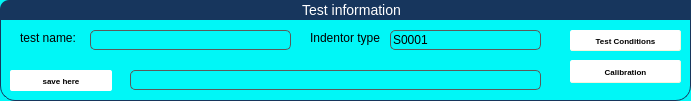
    <widget class="QGroupBox" name="test_information_groupbox">
     <property name="geometry">
      <rect>
       <x>20</x>
       <y>10</y>
       <width>691</width>
       <height>101</height>
      </rect>
     </property>
     <property name="palette">
      <palette>
       <active>
        <colorrole role="WindowText">
         <brush brushstyle="SolidPattern">
          <color alpha="255">
           <red>0</red>
           <green>0</green>
           <blue>0</blue>
          </color>
         </brush>
        </colorrole>
        <colorrole role="Button">
         <brush brushstyle="SolidPattern">
          <color alpha="255">
           <red>0</red>
           <green>247</green>
           <blue>247</blue>
          </color>
         </brush>
        </colorrole>
        <colorrole role="Light">
         <brush brushstyle="SolidPattern">
          <color alpha="255">
           <red>115</red>
           <green>255</green>
           <blue>255</blue>
          </color>
         </brush>
        </colorrole>
        <colorrole role="Midlight">
         <brush brushstyle="SolidPattern">
          <color alpha="255">
           <red>57</red>
           <green>251</green>
           <blue>251</blue>
          </color>
         </brush>
        </colorrole>
        <colorrole role="Dark">
         <brush brushstyle="SolidPattern">
          <color alpha="255">
           <red>0</red>
           <green>123</green>
           <blue>123</blue>
          </color>
         </brush>
        </colorrole>
        <colorrole role="Mid">
         <brush brushstyle="SolidPattern">
          <color alpha="255">
           <red>0</red>
           <green>165</green>
           <blue>165</blue>
          </color>
         </brush>
        </colorrole>
        <colorrole role="Text">
         <brush brushstyle="SolidPattern">
          <color alpha="255">
           <red>0</red>
           <green>0</green>
           <blue>0</blue>
          </color>
         </brush>
        </colorrole>
        <colorrole role="BrightText">
         <brush brushstyle="SolidPattern">
          <color alpha="255">
           <red>255</red>
           <green>255</green>
           <blue>255</blue>
          </color>
         </brush>
        </colorrole>
        <colorrole role="ButtonText">
         <brush brushstyle="SolidPattern">
          <color alpha="255">
           <red>0</red>
           <green>0</green>
           <blue>0</blue>
          </color>
         </brush>
        </colorrole>
        <colorrole role="Base">
         <brush brushstyle="SolidPattern">
          <color alpha="255">
           <red>255</red>
           <green>255</green>
           <blue>255</blue>
          </color>
         </brush>
        </colorrole>
        <colorrole role="Window">
         <brush brushstyle="SolidPattern">
          <color alpha="255">
           <red>0</red>
           <green>247</green>
           <blue>247</blue>
          </color>
         </brush>
        </colorrole>
        <colorrole role="Shadow">
         <brush brushstyle="SolidPattern">
          <color alpha="255">
           <red>0</red>
           <green>0</green>
           <blue>0</blue>
          </color>
         </brush>
        </colorrole>
        <colorrole role="AlternateBase">
         <brush brushstyle="SolidPattern">
          <color alpha="255">
           <red>127</red>
           <green>251</green>
           <blue>251</blue>
          </color>
         </brush>
        </colorrole>
        <colorrole role="ToolTipBase">
         <brush brushstyle="SolidPattern">
          <color alpha="255">
           <red>255</red>
           <green>255</green>
           <blue>220</blue>
          </color>
         </brush>
        </colorrole>
        <colorrole role="ToolTipText">
         <brush brushstyle="SolidPattern">
          <color alpha="255">
           <red>0</red>
           <green>0</green>
           <blue>0</blue>
          </color>
         </brush>
        </colorrole>
       </active>
       <inactive>
        <colorrole role="WindowText">
         <brush brushstyle="SolidPattern">
          <color alpha="255">
           <red>0</red>
           <green>0</green>
           <blue>0</blue>
          </color>
         </brush>
        </colorrole>
        <colorrole role="Button">
         <brush brushstyle="SolidPattern">
          <color alpha="255">
           <red>0</red>
           <green>247</green>
           <blue>247</blue>
          </color>
         </brush>
        </colorrole>
        <colorrole role="Light">
         <brush brushstyle="SolidPattern">
          <color alpha="255">
           <red>115</red>
           <green>255</green>
           <blue>255</blue>
          </color>
         </brush>
        </colorrole>
        <colorrole role="Midlight">
         <brush brushstyle="SolidPattern">
          <color alpha="255">
           <red>57</red>
           <green>251</green>
           <blue>251</blue>
          </color>
         </brush>
        </colorrole>
        <colorrole role="Dark">
         <brush brushstyle="SolidPattern">
          <color alpha="255">
           <red>0</red>
           <green>123</green>
           <blue>123</blue>
          </color>
         </brush>
        </colorrole>
        <colorrole role="Mid">
         <brush brushstyle="SolidPattern">
          <color alpha="255">
           <red>0</red>
           <green>165</green>
           <blue>165</blue>
          </color>
         </brush>
        </colorrole>
        <colorrole role="Text">
         <brush brushstyle="SolidPattern">
          <color alpha="255">
           <red>0</red>
           <green>0</green>
           <blue>0</blue>
          </color>
         </brush>
        </colorrole>
        <colorrole role="BrightText">
         <brush brushstyle="SolidPattern">
          <color alpha="255">
           <red>255</red>
           <green>255</green>
           <blue>255</blue>
          </color>
         </brush>
        </colorrole>
        <colorrole role="ButtonText">
         <brush brushstyle="SolidPattern">
          <color alpha="255">
           <red>0</red>
           <green>0</green>
           <blue>0</blue>
          </color>
         </brush>
        </colorrole>
        <colorrole role="Base">
         <brush brushstyle="SolidPattern">
          <color alpha="255">
           <red>255</red>
           <green>255</green>
           <blue>255</blue>
          </color>
         </brush>
        </colorrole>
        <colorrole role="Window">
         <brush brushstyle="SolidPattern">
          <color alpha="255">
           <red>0</red>
           <green>247</green>
           <blue>247</blue>
          </color>
         </brush>
        </colorrole>
        <colorrole role="Shadow">
         <brush brushstyle="SolidPattern">
          <color alpha="255">
           <red>0</red>
           <green>0</green>
           <blue>0</blue>
          </color>
         </brush>
        </colorrole>
        <colorrole role="AlternateBase">
         <brush brushstyle="SolidPattern">
          <color alpha="255">
           <red>127</red>
           <green>251</green>
           <blue>251</blue>
          </color>
         </brush>
        </colorrole>
        <colorrole role="ToolTipBase">
         <brush brushstyle="SolidPattern">
          <color alpha="255">
           <red>255</red>
           <green>255</green>
           <blue>220</blue>
          </color>
         </brush>
        </colorrole>
        <colorrole role="ToolTipText">
         <brush brushstyle="SolidPattern">
          <color alpha="255">
           <red>0</red>
           <green>0</green>
           <blue>0</blue>
          </color>
         </brush>
        </colorrole>
       </inactive>
       <disabled>
        <colorrole role="WindowText">
         <brush brushstyle="SolidPattern">
          <color alpha="255">
           <red>0</red>
           <green>123</green>
           <blue>123</blue>
          </color>
         </brush>
        </colorrole>
        <colorrole role="Button">
         <brush brushstyle="SolidPattern">
          <color alpha="255">
           <red>0</red>
           <green>247</green>
           <blue>247</blue>
          </color>
         </brush>
        </colorrole>
        <colorrole role="Light">
         <brush brushstyle="SolidPattern">
          <color alpha="255">
           <red>115</red>
           <green>255</green>
           <blue>255</blue>
          </color>
         </brush>
        </colorrole>
        <colorrole role="Midlight">
         <brush brushstyle="SolidPattern">
          <color alpha="255">
           <red>57</red>
           <green>251</green>
           <blue>251</blue>
          </color>
         </brush>
        </colorrole>
        <colorrole role="Dark">
         <brush brushstyle="SolidPattern">
          <color alpha="255">
           <red>0</red>
           <green>123</green>
           <blue>123</blue>
          </color>
         </brush>
        </colorrole>
        <colorrole role="Mid">
         <brush brushstyle="SolidPattern">
          <color alpha="255">
           <red>0</red>
           <green>165</green>
           <blue>165</blue>
          </color>
         </brush>
        </colorrole>
        <colorrole role="Text">
         <brush brushstyle="SolidPattern">
          <color alpha="255">
           <red>0</red>
           <green>123</green>
           <blue>123</blue>
          </color>
         </brush>
        </colorrole>
        <colorrole role="BrightText">
         <brush brushstyle="SolidPattern">
          <color alpha="255">
           <red>255</red>
           <green>255</green>
           <blue>255</blue>
          </color>
         </brush>
        </colorrole>
        <colorrole role="ButtonText">
         <brush brushstyle="SolidPattern">
          <color alpha="255">
           <red>0</red>
           <green>123</green>
           <blue>123</blue>
          </color>
         </brush>
        </colorrole>
        <colorrole role="Base">
         <brush brushstyle="SolidPattern">
          <color alpha="255">
           <red>0</red>
           <green>247</green>
           <blue>247</blue>
          </color>
         </brush>
        </colorrole>
        <colorrole role="Window">
         <brush brushstyle="SolidPattern">
          <color alpha="255">
           <red>0</red>
           <green>247</green>
           <blue>247</blue>
          </color>
         </brush>
        </colorrole>
        <colorrole role="Shadow">
         <brush brushstyle="SolidPattern">
          <color alpha="255">
           <red>0</red>
           <green>0</green>
           <blue>0</blue>
          </color>
         </brush>
        </colorrole>
        <colorrole role="AlternateBase">
         <brush brushstyle="SolidPattern">
          <color alpha="255">
           <red>0</red>
           <green>247</green>
           <blue>247</blue>
          </color>
         </brush>
        </colorrole>
        <colorrole role="ToolTipBase">
         <brush brushstyle="SolidPattern">
          <color alpha="255">
           <red>255</red>
           <green>255</green>
           <blue>220</blue>
          </color>
         </brush>
        </colorrole>
        <colorrole role="ToolTipText">
         <brush brushstyle="SolidPattern">
          <color alpha="255">
           <red>0</red>
           <green>0</green>
           <blue>0</blue>
          </color>
         </brush>
        </colorrole>
       </disabled>
      </palette>
     </property>
     <property name="autoFillBackground">
      <bool>false</bool>
     </property>
     <property name="styleSheet">
      <string notr="true">QGroupBox {
border: 1px solid gray;
border-color: #FF17365D;
margin-top: 0px;
font-size: 14px;
border-radius: 15px;
}
QGroupBox::title {
border-top-left-radius: 9px;
border-top-right-radius: 9px;
padding: 2px 300px;
background-color: #FF17365D;
color: rgb(255, 255, 255);
}</string>
     </property>
     <property name="title">
      <string>Test information</string>
     </property>
     <widget class="QLabel" name="Test_name">
      <property name="geometry">
       <rect>
        <x>20</x>
        <y>30</y>
        <width>61</width>
        <height>16</height>
       </rect>
      </property>
      <property name="text">
       <string>test name:</string>
      </property>
     </widget>
     <widget class="QPushButton" name="save_here">
      <property name="geometry">
       <rect>
        <x>10</x>
        <y>70</y>
        <width>102</width>
        <height>21</height>
       </rect>
      </property>
      <property name="styleSheet">
       <string notr="true">QPushButton {
    background-color: white;
    border-width: 1px;
    border-radius: 2px;
    border-color: beige;
    font: bold 8px;
    min-width: 10em;
    padding: 1px;
}
QPushButton:pressed {
    background-color: rgb(230,200,50);
    border-style: inset;
}</string>
      </property>
      <property name="text">
       <string>save here</string>
      </property>
     </widget>
     <widget class="QLineEdit" name="lineEdit_testname">
      <property name="geometry">
       <rect>
        <x>90</x>
        <y>30</y>
        <width>201</width>
        <height>20</height>
       </rect>
      </property>
      <property name="palette">
       <palette>
        <active>
         <colorrole role="WindowText">
          <brush brushstyle="SolidPattern">
           <color alpha="255">
            <red>0</red>
            <green>0</green>
            <blue>0</blue>
           </color>
          </brush>
         </colorrole>
         <colorrole role="Button">
          <brush brushstyle="SolidPattern">
           <color alpha="0">
            <red>0</red>
            <green>0</green>
            <blue>0</blue>
           </color>
          </brush>
         </colorrole>
         <colorrole role="Light">
          <brush brushstyle="SolidPattern">
           <color alpha="255">
            <red>127</red>
            <green>255</green>
            <blue>127</blue>
           </color>
          </brush>
         </colorrole>
         <colorrole role="Midlight">
          <brush brushstyle="SolidPattern">
           <color alpha="255">
            <red>63</red>
            <green>255</green>
            <blue>63</blue>
           </color>
          </brush>
         </colorrole>
         <colorrole role="Dark">
          <brush brushstyle="SolidPattern">
           <color alpha="255">
            <red>0</red>
            <green>127</green>
            <blue>0</blue>
           </color>
          </brush>
         </colorrole>
         <colorrole role="Mid">
          <brush brushstyle="SolidPattern">
           <color alpha="255">
            <red>0</red>
            <green>170</green>
            <blue>0</blue>
           </color>
          </brush>
         </colorrole>
         <colorrole role="Text">
          <brush brushstyle="SolidPattern">
           <color alpha="255">
            <red>0</red>
            <green>0</green>
            <blue>0</blue>
           </color>
          </brush>
         </colorrole>
         <colorrole role="BrightText">
          <brush brushstyle="SolidPattern">
           <color alpha="255">
            <red>255</red>
            <green>255</green>
            <blue>255</blue>
           </color>
          </brush>
         </colorrole>
         <colorrole role="ButtonText">
          <brush brushstyle="SolidPattern">
           <color alpha="255">
            <red>0</red>
            <green>0</green>
            <blue>0</blue>
           </color>
          </brush>
         </colorrole>
         <colorrole role="Base">
          <brush brushstyle="SolidPattern">
           <color alpha="0">
            <red>0</red>
            <green>0</green>
            <blue>0</blue>
           </color>
          </brush>
         </colorrole>
         <colorrole role="Window">
          <brush brushstyle="SolidPattern">
           <color alpha="0">
            <red>0</red>
            <green>0</green>
            <blue>0</blue>
           </color>
          </brush>
         </colorrole>
         <colorrole role="Shadow">
          <brush brushstyle="SolidPattern">
           <color alpha="255">
            <red>0</red>
            <green>0</green>
            <blue>0</blue>
           </color>
          </brush>
         </colorrole>
         <colorrole role="AlternateBase">
          <brush brushstyle="SolidPattern">
           <color alpha="255">
            <red>127</red>
            <green>255</green>
            <blue>127</blue>
           </color>
          </brush>
         </colorrole>
         <colorrole role="ToolTipBase">
          <brush brushstyle="SolidPattern">
           <color alpha="255">
            <red>255</red>
            <green>255</green>
            <blue>220</blue>
           </color>
          </brush>
         </colorrole>
         <colorrole role="ToolTipText">
          <brush brushstyle="SolidPattern">
           <color alpha="255">
            <red>0</red>
            <green>0</green>
            <blue>0</blue>
           </color>
          </brush>
         </colorrole>
        </active>
        <inactive>
         <colorrole role="WindowText">
          <brush brushstyle="SolidPattern">
           <color alpha="255">
            <red>0</red>
            <green>0</green>
            <blue>0</blue>
           </color>
          </brush>
         </colorrole>
         <colorrole role="Button">
          <brush brushstyle="SolidPattern">
           <color alpha="0">
            <red>0</red>
            <green>0</green>
            <blue>0</blue>
           </color>
          </brush>
         </colorrole>
         <colorrole role="Light">
          <brush brushstyle="SolidPattern">
           <color alpha="255">
            <red>127</red>
            <green>255</green>
            <blue>127</blue>
           </color>
          </brush>
         </colorrole>
         <colorrole role="Midlight">
          <brush brushstyle="SolidPattern">
           <color alpha="255">
            <red>63</red>
            <green>255</green>
            <blue>63</blue>
           </color>
          </brush>
         </colorrole>
         <colorrole role="Dark">
          <brush brushstyle="SolidPattern">
           <color alpha="255">
            <red>0</red>
            <green>127</green>
            <blue>0</blue>
           </color>
          </brush>
         </colorrole>
         <colorrole role="Mid">
          <brush brushstyle="SolidPattern">
           <color alpha="255">
            <red>0</red>
            <green>170</green>
            <blue>0</blue>
           </color>
          </brush>
         </colorrole>
         <colorrole role="Text">
          <brush brushstyle="SolidPattern">
           <color alpha="255">
            <red>0</red>
            <green>0</green>
            <blue>0</blue>
           </color>
          </brush>
         </colorrole>
         <colorrole role="BrightText">
          <brush brushstyle="SolidPattern">
           <color alpha="255">
            <red>255</red>
            <green>255</green>
            <blue>255</blue>
           </color>
          </brush>
         </colorrole>
         <colorrole role="ButtonText">
          <brush brushstyle="SolidPattern">
           <color alpha="255">
            <red>0</red>
            <green>0</green>
            <blue>0</blue>
           </color>
          </brush>
         </colorrole>
         <colorrole role="Base">
          <brush brushstyle="SolidPattern">
           <color alpha="0">
            <red>0</red>
            <green>0</green>
            <blue>0</blue>
           </color>
          </brush>
         </colorrole>
         <colorrole role="Window">
          <brush brushstyle="SolidPattern">
           <color alpha="0">
            <red>0</red>
            <green>0</green>
            <blue>0</blue>
           </color>
          </brush>
         </colorrole>
         <colorrole role="Shadow">
          <brush brushstyle="SolidPattern">
           <color alpha="255">
            <red>0</red>
            <green>0</green>
            <blue>0</blue>
           </color>
          </brush>
         </colorrole>
         <colorrole role="AlternateBase">
          <brush brushstyle="SolidPattern">
           <color alpha="255">
            <red>127</red>
            <green>255</green>
            <blue>127</blue>
           </color>
          </brush>
         </colorrole>
         <colorrole role="ToolTipBase">
          <brush brushstyle="SolidPattern">
           <color alpha="255">
            <red>255</red>
            <green>255</green>
            <blue>220</blue>
           </color>
          </brush>
         </colorrole>
         <colorrole role="ToolTipText">
          <brush brushstyle="SolidPattern">
           <color alpha="255">
            <red>0</red>
            <green>0</green>
            <blue>0</blue>
           </color>
          </brush>
         </colorrole>
        </inactive>
        <disabled>
         <colorrole role="WindowText">
          <brush brushstyle="SolidPattern">
           <color alpha="255">
            <red>0</red>
            <green>0</green>
            <blue>0</blue>
           </color>
          </brush>
         </colorrole>
         <colorrole role="Button">
          <brush brushstyle="SolidPattern">
           <color alpha="0">
            <red>0</red>
            <green>0</green>
            <blue>0</blue>
           </color>
          </brush>
         </colorrole>
         <colorrole role="Light">
          <brush brushstyle="SolidPattern">
           <color alpha="255">
            <red>127</red>
            <green>255</green>
            <blue>127</blue>
           </color>
          </brush>
         </colorrole>
         <colorrole role="Midlight">
          <brush brushstyle="SolidPattern">
           <color alpha="255">
            <red>63</red>
            <green>255</green>
            <blue>63</blue>
           </color>
          </brush>
         </colorrole>
         <colorrole role="Dark">
          <brush brushstyle="SolidPattern">
           <color alpha="255">
            <red>0</red>
            <green>127</green>
            <blue>0</blue>
           </color>
          </brush>
         </colorrole>
         <colorrole role="Mid">
          <brush brushstyle="SolidPattern">
           <color alpha="255">
            <red>0</red>
            <green>170</green>
            <blue>0</blue>
           </color>
          </brush>
         </colorrole>
         <colorrole role="Text">
          <brush brushstyle="SolidPattern">
           <color alpha="255">
            <red>0</red>
            <green>0</green>
            <blue>0</blue>
           </color>
          </brush>
         </colorrole>
         <colorrole role="BrightText">
          <brush brushstyle="SolidPattern">
           <color alpha="255">
            <red>255</red>
            <green>255</green>
            <blue>255</blue>
           </color>
          </brush>
         </colorrole>
         <colorrole role="ButtonText">
          <brush brushstyle="SolidPattern">
           <color alpha="255">
            <red>0</red>
            <green>0</green>
            <blue>0</blue>
           </color>
          </brush>
         </colorrole>
         <colorrole role="Base">
          <brush brushstyle="SolidPattern">
           <color alpha="0">
            <red>0</red>
            <green>0</green>
            <blue>0</blue>
           </color>
          </brush>
         </colorrole>
         <colorrole role="Window">
          <brush brushstyle="SolidPattern">
           <color alpha="0">
            <red>0</red>
            <green>0</green>
            <blue>0</blue>
           </color>
          </brush>
         </colorrole>
         <colorrole role="Shadow">
          <brush brushstyle="SolidPattern">
           <color alpha="255">
            <red>0</red>
            <green>0</green>
            <blue>0</blue>
           </color>
          </brush>
         </colorrole>
         <colorrole role="AlternateBase">
          <brush brushstyle="SolidPattern">
           <color alpha="255">
            <red>0</red>
            <green>255</green>
            <blue>0</blue>
           </color>
          </brush>
         </colorrole>
         <colorrole role="ToolTipBase">
          <brush brushstyle="SolidPattern">
           <color alpha="255">
            <red>255</red>
            <green>255</green>
            <blue>220</blue>
           </color>
          </brush>
         </colorrole>
         <colorrole role="ToolTipText">
          <brush brushstyle="SolidPattern">
           <color alpha="255">
            <red>0</red>
            <green>0</green>
            <blue>0</blue>
           </color>
          </brush>
         </colorrole>
        </disabled>
       </palette>
      </property>
      <property name="font">
       <font>
        <weight>50</weight>
        <italic>false</italic>
        <bold>false</bold>
        <underline>false</underline>
        <strikeout>false</strikeout>
       </font>
      </property>
      <property name="autoFillBackground">
       <bool>false</bool>
      </property>
      <property name="styleSheet">
       <string notr="true">    background: transparent;
    background-color: transparent;
    color: black;
    border: 1px solid #5A5A5A;
    border-radius: 5px;
</string>
      </property>
      <property name="dragEnabled">
       <bool>false</bool>
      </property>
      <property name="readOnly">
       <bool>false</bool>
      </property>
     </widget>
     <widget class="QLabel" name="Indentor_type">
      <property name="geometry">
       <rect>
        <x>310</x>
        <y>30</y>
        <width>71</width>
        <height>16</height>
       </rect>
      </property>
      <property name="text">
       <string>Indentor type:</string>
      </property>
     </widget>
     <widget class="QLineEdit" name="lineEdit_indentor_type">
      <property name="geometry">
       <rect>
        <x>390</x>
        <y>30</y>
        <width>151</width>
        <height>20</height>
       </rect>
      </property>
      <property name="styleSheet">
       <string notr="true">    background: transparent;
    background-color: transparent;
    color: black;
    border: 1px solid #5A5A5A;
    border-radius: 5px;
</string>
      </property>
      <property name="text">
       <string>S0001</string>
      </property>
     </widget>
     <widget class="QLineEdit" name="lineEdit_save_here">
      <property name="geometry">
       <rect>
        <x>130</x>
        <y>70</y>
        <width>411</width>
        <height>20</height>
       </rect>
      </property>
      <property name="styleSheet">
       <string notr="true">    background-color: transparent;
    color: black;
    border: 1px solid #5A5A5A;
    border-radius: 5px;
</string>
      </property>
     </widget>
     <widget class="QPushButton" name="test_conditions">
      <property name="geometry">
       <rect>
        <x>570</x>
        <y>30</y>
        <width>111</width>
        <height>21</height>
       </rect>
      </property>
      <property name="styleSheet">
       <string notr="true">QPushButton {
    background-color: white;
    border-style: outset;
    border-width: 1px;
    border-radius: 2px;
    border-color: beige;
    font: bold 8px;
    min-width: 10em;
    padding: 3px;
}
QPushButton:pressed {
    background-color: rgb(230,200,50);
    border-style: inset;
}</string>
      </property>
      <property name="text">
       <string>Test Conditions</string>
      </property>
     </widget>
     <widget class="QPushButton" name="Calibration">
      <property name="geometry">
       <rect>
        <x>570</x>
        <y>60</y>
        <width>111</width>
        <height>23</height>
       </rect>
      </property>
      <property name="styleSheet">
       <string notr="true">QPushButton {
    background-color: white;
    border-style: outset;
    border-width: 1px;
    border-radius: 2px;
    border-color: beige;
    font: bold 8px;
    min-width: 10em;
    padding: 3px;
}
QPushButton:pressed {
    background-color: rgb(230,200,50);
    border-style: inset;
}</string>
      </property>
      <property name="text">
       <string>Calibration</string>
      </property>
     </widget>
    </widget>
